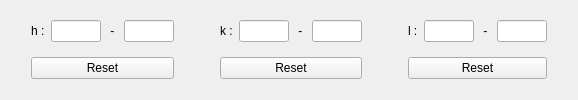
            <widget class="QWidget" name="tab_crop">
             <attribute name="title">
              <string>Crop</string>
             </attribute>
             <layout class="QGridLayout" name="gridLayout_8">
              <item row="2" column="1">
               <layout class="QGridLayout" name="gridLayout_25">
                <item row="1" column="0">
                 <widget class="QPushButton" name="pushButton_reset_h">
                  <property name="text">
                   <string>Reset</string>
                  </property>
                 </widget>
                </item>
                <item row="0" column="0">
                 <layout class="QGridLayout" name="gridLayout_30">
                  <item row="0" column="1">
                   <widget class="QLineEdit" name="lineEdit_min_h">
                    <property name="maximumSize">
                     <size>
                      <width>50</width>
                      <height>16777215</height>
                     </size>
                    </property>
                   </widget>
                  </item>
                  <item row="0" column="0">
                   <widget class="QLabel" name="label_range_h">
                    <property name="text">
                     <string>h :</string>
                    </property>
                   </widget>
                  </item>
                  <item row="0" column="2">
                   <widget class="QLabel" name="label_sep_h">
                    <property name="text">
                     <string> - </string>
                    </property>
                   </widget>
                  </item>
                  <item row="0" column="3">
                   <widget class="QLineEdit" name="lineEdit_max_h">
                    <property name="maximumSize">
                     <size>
                      <width>50</width>
                      <height>16777215</height>
                     </size>
                    </property>
                   </widget>
                  </item>
                 </layout>
                </item>
               </layout>
              </item>
              <item row="2" column="5">
               <layout class="QGridLayout" name="gridLayout_36">
                <item row="1" column="0">
                 <widget class="QPushButton" name="pushButton_reset_l">
                  <property name="text">
                   <string>Reset</string>
                  </property>
                 </widget>
                </item>
                <item row="0" column="0">
                 <layout class="QGridLayout" name="gridLayout_29">
                  <item row="0" column="3">
                   <widget class="QLineEdit" name="lineEdit_max_l">
                    <property name="maximumSize">
                     <size>
                      <width>50</width>
                      <height>16777215</height>
                     </size>
                    </property>
                   </widget>
                  </item>
                  <item row="0" column="0">
                   <widget class="QLabel" name="label_rangel_l">
                    <property name="text">
                     <string>l :</string>
                    </property>
                   </widget>
                  </item>
                  <item row="0" column="1">
                   <widget class="QLineEdit" name="lineEdit_min_l">
                    <property name="maximumSize">
                     <size>
                      <width>50</width>
                      <height>16777215</height>
                     </size>
                    </property>
                   </widget>
                  </item>
                  <item row="0" column="2">
                   <widget class="QLabel" name="label_sep_l">
                    <property name="text">
                     <string> - </string>
                    </property>
                   </widget>
                  </item>
                 </layout>
                </item>
               </layout>
              </item>
              <item row="2" column="3">
               <layout class="QGridLayout" name="gridLayout_35">
                <item row="1" column="0">
                 <widget class="QPushButton" name="pushButton_reset_k">
                  <property name="text">
                   <string>Reset</string>
                  </property>
                 </widget>
                </item>
                <item row="0" column="0">
                 <layout class="QGridLayout" name="gridLayout_28">
                  <item row="0" column="0">
                   <widget class="QLabel" name="label_range_k">
                    <property name="text">
                     <string>k :</string>
                    </property>
                   </widget>
                  </item>
                  <item row="0" column="1">
                   <widget class="QLineEdit" name="lineEdit_min_k">
                    <property name="maximumSize">
                     <size>
                      <width>50</width>
                      <height>16777215</height>
                     </size>
                    </property>
                   </widget>
                  </item>
                  <item row="0" column="2">
                   <widget class="QLabel" name="label_sep_k">
                    <property name="text">
                     <string> - </string>
                    </property>
                   </widget>
                  </item>
                  <item row="0" column="3">
                   <widget class="QLineEdit" name="lineEdit_max_k">
                    <property name="maximumSize">
                     <size>
                      <width>50</width>
                      <height>16777215</height>
                     </size>
                    </property>
                   </widget>
                  </item>
                 </layout>
                </item>
               </layout>
              </item>
              <item row="2" column="2">
               <spacer name="horizontalSpacer_23">
                <property name="orientation">
                 <enum>Qt::Horizontal</enum>
                </property>
                <property name="sizeHint" stdset="0">
                 <size>
                  <width>40</width>
                  <height>20</height>
                 </size>
                </property>
               </spacer>
              </item>
              <item row="2" column="4">
               <spacer name="horizontalSpacer_24">
                <property name="orientation">
                 <enum>Qt::Horizontal</enum>
                </property>
                <property name="sizeHint" stdset="0">
                 <size>
                  <width>40</width>
                  <height>20</height>
                 </size>
                </property>
               </spacer>
              </item>
              <item row="2" column="0">
               <spacer name="verticalSpacer_26">
                <property name="orientation">
                 <enum>Qt::Vertical</enum>
                </property>
                <property name="sizeHint" stdset="0">
                 <size>
                  <width>20</width>
                  <height>40</height>
                 </size>
                </property>
               </spacer>
              </item>
              <item row="2" column="6">
               <spacer name="verticalSpacer_27">
                <property name="orientation">
                 <enum>Qt::Vertical</enum>
                </property>
                <property name="sizeHint" stdset="0">
                 <size>
                  <width>20</width>
                  <height>40</height>
                 </size>
                </property>
               </spacer>
              </item>
             </layout>
            </widget>
